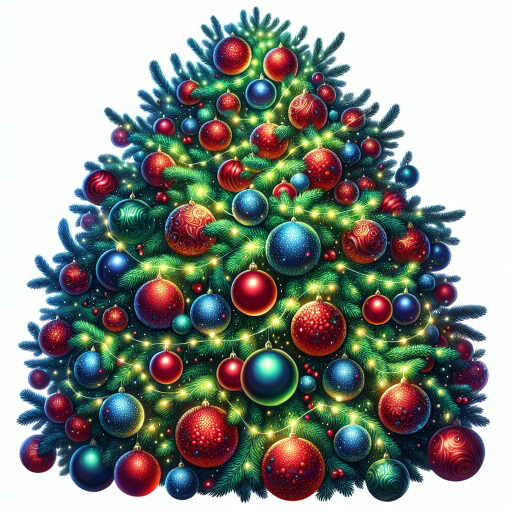
#> input picture christmas_tree.png, 1024 x 1024 px, given in place of issue_314_image.png, which was not available (shown at 1/2 size)
$ jupyter execute --allow-errors issue_314_segmentation_workflow.ipynb   (text cells are left out)
#> lines starting #> are read from the running program, lines starting #| are printed output that depends on the picture; pictures that were not available may be replaced by others from this repository, and a replacement may not be noted
[cell 1]
import os
import numpy as np
from skimage.io import imread, imsave
from skimage.morphology import remove_small_objects
from skimage.segmentation import find_boundaries
import matplotlib.pyplot as plt
from scipy.ndimage import binary_fill_holes

import napari_simpleitk_image_processing as nsitk
import napari_segment_blobs_and_things_with_membranes as nsbatwm

results_dir = "results_issue_314"
os.makedirs(results_dir, exist_ok=True)

def save_uint8(path, arr):
    a = np.asarray(arr)
    if a.dtype != np.uint8:
        a = np.clip(a, 0, 255).astype(np.uint8)
    imsave(path, a)
    return path

[cell 2]
image_path = "issue_314_image.png"
image_rgb = imread(image_path)
#> image_rgb is the input picture: shape (1024, 1024, 3); mean R, G, B 138.7, 144.1, 138.4
save_uint8(os.path.join(results_dir, "original.png"), image_rgb.astype(np.uint8))
h, w = image_rgb.shape[0], image_rgb.shape[1]
#> h = 1024; w = 1024

[cell 3]
# Ensure RGB without alpha
if image_rgb.ndim == 2:
    # Grayscale fallback: replicate to 3 channels
    image_rgb = np.stack([image_rgb]*3, axis=-1)
elif image_rgb.shape[-1] > 3:
    image_rgb = image_rgb[..., :3]

R = image_rgb[..., 0]
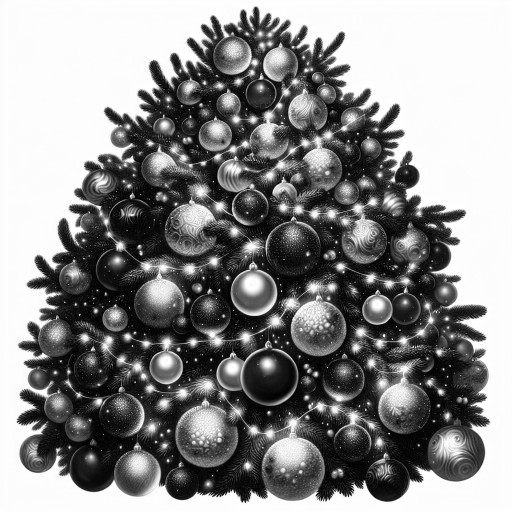
#> R: shape (1024, 1024) (shown at 1/2 size); min 0, max 255, mean 138.7
G = image_rgb[..., 1]
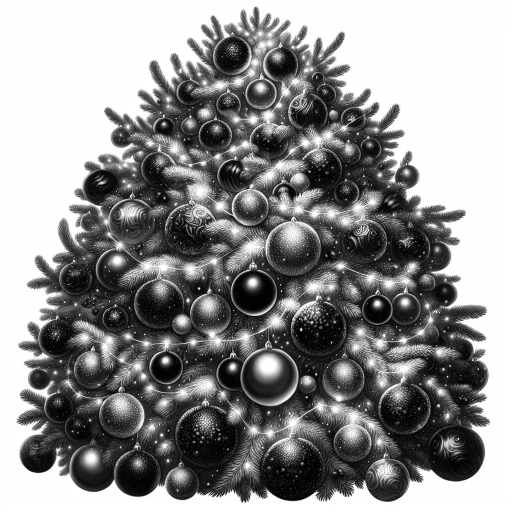
#> G: shape (1024, 1024) (shown at 1/2 size); min 0, max 255, mean 144.1
B = image_rgb[..., 2]
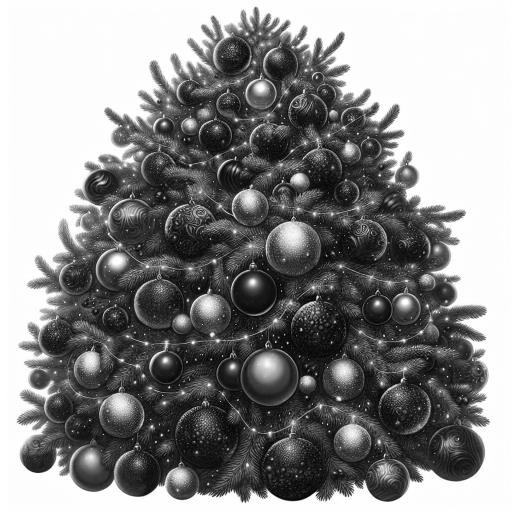
#> B: shape (1024, 1024) (shown at 1/2 size); min 0, max 255, mean 138.4

# Rescale to 0..255 explicitly
#> (the rest of this cell did not finish here and is left out)

$ run again, on classic_christmas_stories.png
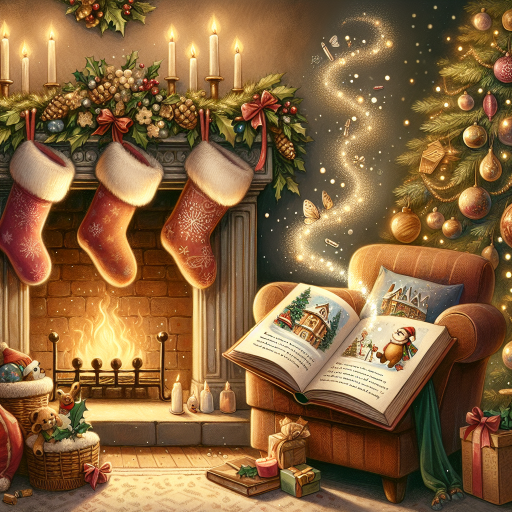
#> input picture classic_christmas_stories.png, 1024 x 1024 px, given in place of issue_314_image.png, which was not available (shown at 1/2 size)
#> image_rgb is the input picture: shape (1024, 1024, 3); mean R, G, B 136.2, 100.9, 61.9
#> `G = image_rgb[..., 1]`:
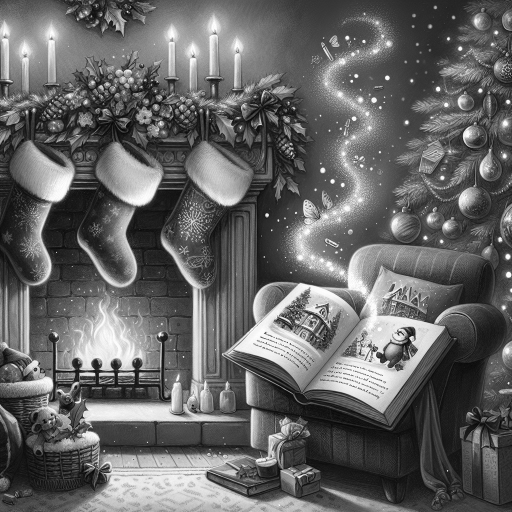
#> G: shape (1024, 1024) (shown at 1/2 size); min 0, max 255, mean 100.9
#> `B = image_rgb[..., 2]`:
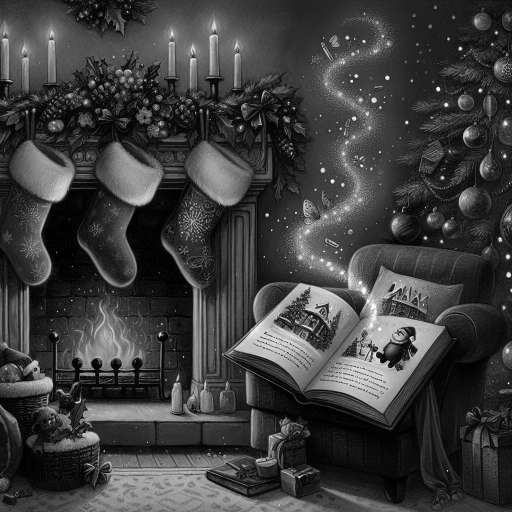
#> B: shape (1024, 1024) (shown at 1/2 size); min 0, max 255, mean 61.9
